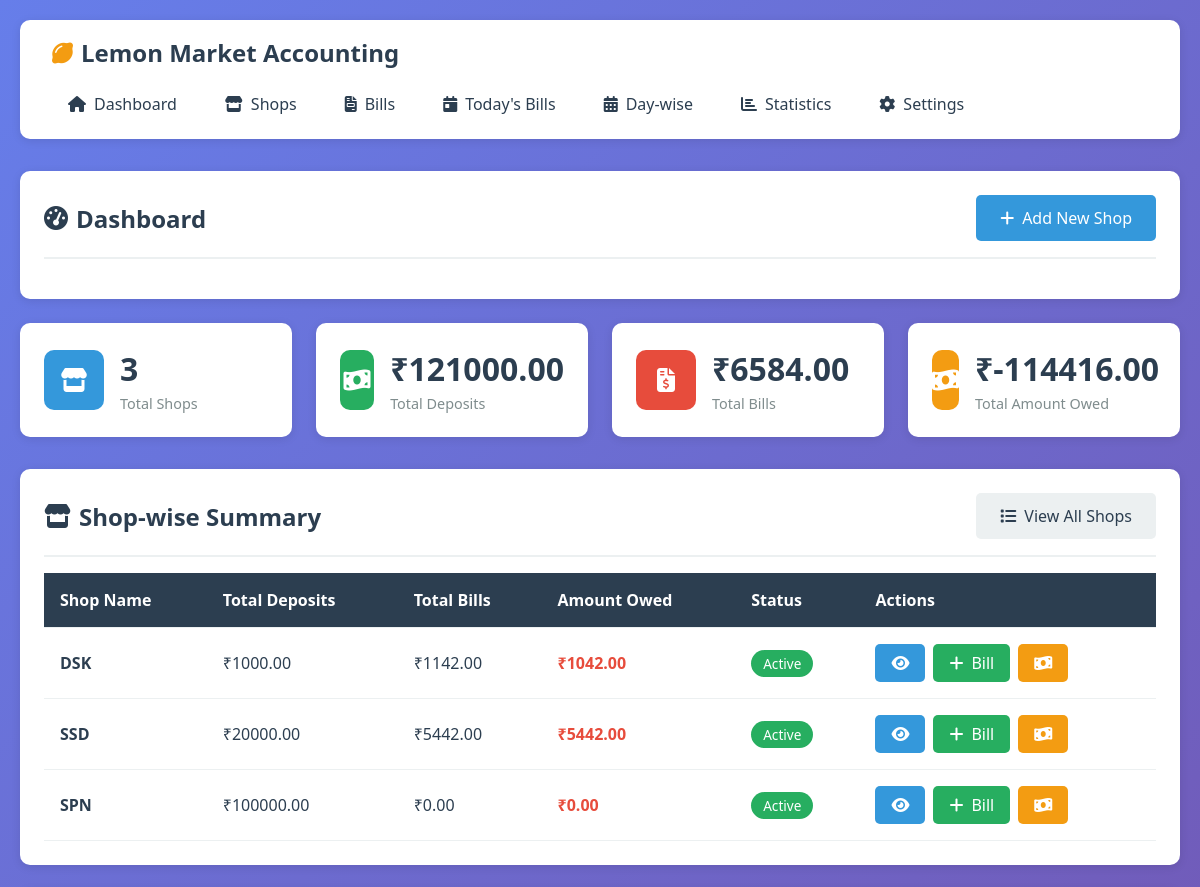
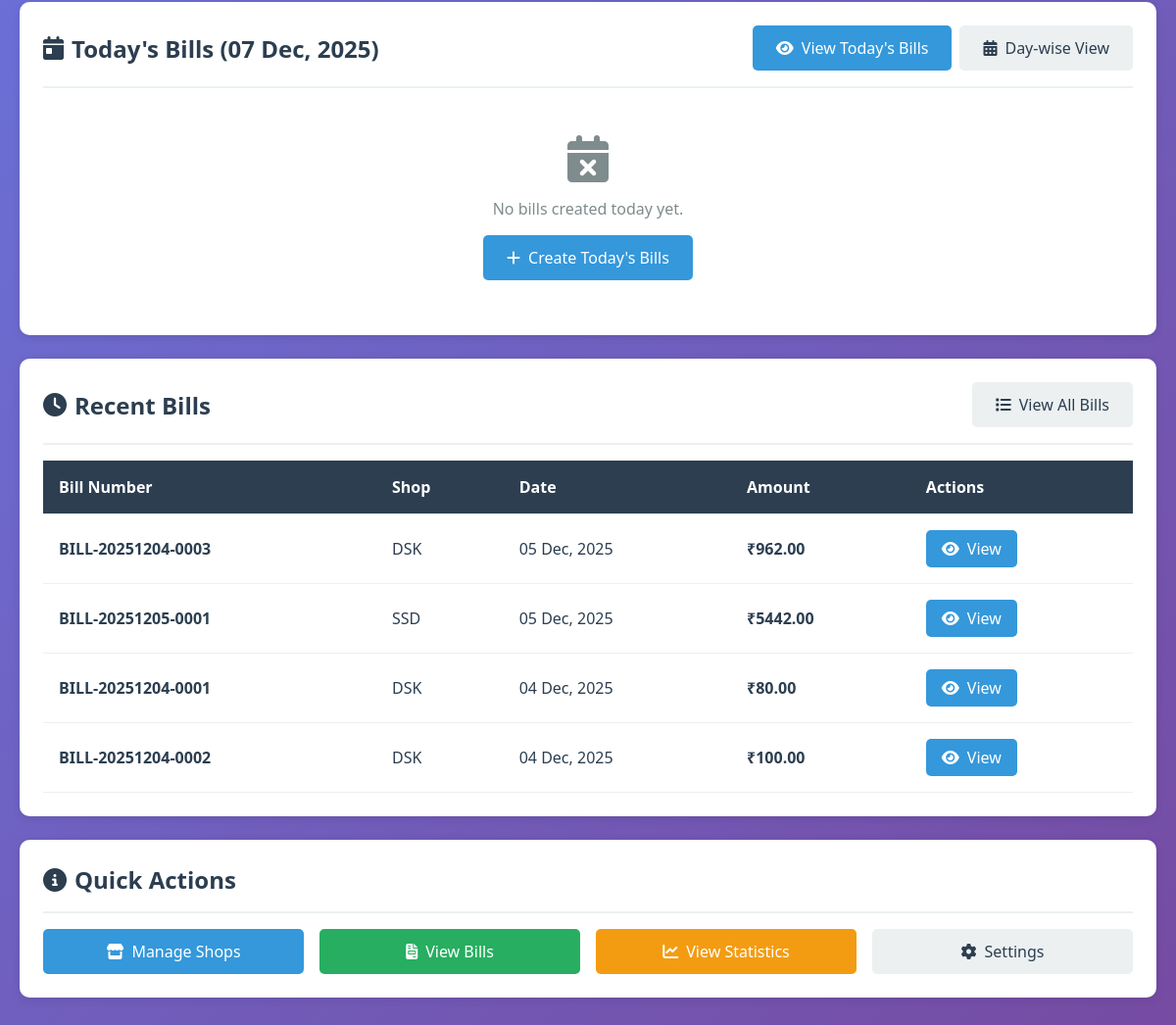
The page / on the database its author committed (2 pictures, top to bottom).
### accounts/models.py (models this page shows, shortened)
class Shop(models.Model):
    name = models.CharField(max_length=200, unique=True)
    address = models.TextField(blank=True, null=True)
    contact_number = models.CharField(max_length=15, blank=True, null=True)
    initial_deposit = models.DecimalField(
        max_digits=12,
        decimal_places=2,
        validators=[MinValueValidator(Decimal('0.00'))],
        help_text="Initial deposit amount (credit given to shop)"
    )
    bill_limit = models.IntegerField(
        default=5,
        validators=[MinValueValidator(1)],
        help_text="Maximum number of bills allowed per shop"
    )
    created_at = models.DateTimeField(auto_now_add=True)
    updated_at = models.DateTimeField(auto_now=True)
    is_active = models.BooleanField(default=True)
    class Meta:
        ordering = ['-created_at']
        verbose_name = "Shop"
        verbose_name_plural = "Shops"
    @property
    def total_deposits(self):
        return self.deposits.aggregate(total=models.Sum('amount'))['total'] or Decimal('0.00')
    @property
    def total_bills(self):
        return self.bills.aggregate(total=models.Sum('total_amount'))['total'] or Decimal('0.00')
    @property
    def total_payments(self):
        return self.payments.aggregate(total=models.Sum('amount'))['total'] or Decimal('0.00')
    @property
    def pending_amount(self):
        return self.total_bills - self.total_payments
    @property
    def credit_limit(self):
        return self.total_deposits * 5
    def can_create_bill(self):
        return self.pending_amount < self.credit_limit

class Bill(models.Model):
    shop = models.ForeignKey(Shop, on_delete=models.CASCADE, related_name='bills')
    bill_number = models.CharField(max_length=50, unique=True, blank=True)
    bill_date = models.DateField()
    subtotal = models.DecimalField(
        max_digits=12,
        decimal_places=2,
        default=0.00
    )
    gunny_bag_cost = models.DecimalField(
        max_digits=10,
        decimal_places=2,
        default=0.00,
        help_text="Total gunny bag cost for this bill"
    )
    total_amount = models.DecimalField(
        max_digits=12,
        decimal_places=2,
        default=0.00
    )
    notes = models.TextField(blank=True, null=True)
    created_at = models.DateTimeField(auto_now_add=True)
    updated_at = models.DateTimeField(auto_now=True)
    class Meta:
        ordering = ['-bill_date', '-created_at']
        verbose_name = "Bill"
        verbose_name_plural = "Bills"

### accounts/views.py (the view)
# urls.py: path('', views.dashboard, name='dashboard'),
def dashboard(request):
    shops = Shop.objects.filter(is_active=True)
    total_shops = shops.count()
    total_deposits = Deposit.objects.aggregate(total=Sum('amount'))['total'] or 0
    total_bills = Bill.objects.aggregate(total=Sum('total_amount'))['total'] or 0
    shop_data = []
    for shop in shops:
        shop_data.append({
            'shop': shop,
            'total_deposits': shop.total_deposits,
            'total_bills': shop.total_bills,
            'pending_amount': shop.pending_amount,
            'can_create_bill': shop.can_create_bill(),
        })
    today = timezone.now().date()
    todays_bills = Bill.objects.filter(bill_date=today).select_related('shop')
    todays_total = todays_bills.aggregate(total=Sum('total_amount'))['total'] or 0
    recent_bills = Bill.objects.select_related('shop').order_by('-bill_date')[:10]
    total_amount_owed = total_bills - total_deposits
    context = {
        'total_shops': total_shops,
        'total_deposits': total_deposits,
        'total_bills': total_bills,
        'total_amount_owed': total_amount_owed,
        'shop_data': shop_data,
        'todays_bills': todays_bills,
        'todays_total': todays_total,
        'today': today,
        'recent_bills': recent_bills,
    }
    return render(request, 'accounts/dashboard.html', context)

### templates/accounts/dashboard.html (shortened to what this page needs)
{% extends 'base.html' %}
{% block content %}
<div class="card">
    <div class="card-header">
        <h1 class="card-title">
            <i class="fas fa-tachometer-alt"></i>
            Dashboard
        </h1>
        <a href="{% url 'shop_create' %}" class="btn btn-primary">
            <i class="fas fa-plus"></i> Add New Shop
        </a>
    </div>
</div>
<div class="stats-grid">
    <div class="stat-card">
        <div class="stat-icon blue">
            <i class="fas fa-store"></i>
        </div>
        <div class="stat-content">
            <h3>{{ total_shops }}</h3>
            <p>Total Shops</p>
        </div>
    </div>
    <div class="stat-card">
        <div class="stat-icon green">
            <i class="fas fa-money-bill-wave"></i>
        </div>
        <div class="stat-content">
            <h3>₹{{ total_deposits|floatformat:2 }}</h3>
            <p>Total Deposits</p>
        </div>
    </div>
    <div class="stat-card">
        <div class="stat-icon red">
            <i class="fas fa-file-invoice-dollar"></i>
        </div>
        <div class="stat-content">
            <h3>₹{{ total_bills|floatformat:2 }}</h3>
            <p>Total Bills</p>
        </div>
    </div>
    <div class="stat-card">
        <div class="stat-icon orange">
            <i class="fas fa-money-bill-wave"></i>
        </div>
        <div class="stat-content">
            <h3>₹{{ total_amount_owed|floatformat:2 }}</h3>
            <p>Total Amount Owed</p>
        </div>
    </div>
</div>
<div class="card">
    <div class="card-header">
        <h2 class="card-title">
            <i class="fas fa-store"></i>
            Shop-wise Summary
        </h2>
        <a href="{% url 'shop_list' %}" class="btn btn-secondary">
            <i class="fas fa-list"></i> View All Shops
        </a>
    </div>
    {% if shop_data %}
    <div class="table-responsive">
        <table>
            <thead>
                <tr>
                    <th>Shop Name</th>
                    <th>Total Deposits</th>
                    <th>Total Bills</th>
                    <th>Amount Owed</th>
                    <th>Status</th>
                    <th>Actions</th>
                </tr>
            </thead>
            <tbody>
                {% for data in shop_data %}
                <tr>
                    <td><strong>{{ data.shop.name }}</strong></td>
                    <td>₹{{ data.total_deposits|floatformat:2 }}</td>
                    <td>₹{{ data.total_bills|floatformat:2 }}</td>
                    <td>
                        <strong style="color: var(--danger-color);">
                            ₹{{ data.pending_amount|floatformat:2 }}
                        </strong>
                    </td>
                    <td>
                        {% if data.shop.is_active %}
                        <span class="badge badge-success">Active</span>
                        {% else %}
                        <span class="badge badge-danger">Inactive</span>
                        {% endif %}
                    </td>
                    <td>
                        <div style="display: flex; gap: 0.5rem;">
                            <a href="{% url 'shop_detail' data.shop.id %}" class="btn btn-primary" style="padding: 0.5rem 1rem;">
                                <i class="fas fa-eye"></i>
                            </a>
                            {% if data.can_create_bill %}
                            <a href="{% url 'bill_create' data.shop.id %}" class="btn btn-success" style="padding: 0.5rem 1rem;">
                                <i class="fas fa-plus"></i> Bill
                            </a>
                            {% endif %}
                            <a href="{% url 'add_deposit' data.shop.id %}" class="btn btn-warning" style="padding: 0.5rem 1rem;">
                                <i class="fas fa-money-bill-wave"></i>
                            </a>
                        </div>
                    </td>
                </tr>
                {% endfor %}
            </tbody>
        </table>
    </div>
    {% endif %}
</div>
<div class="card">
    <div class="card-header">
        <h2 class="card-title">
            <i class="fas fa-calendar-day"></i>
            Today's Bills ({{ today|date:"d M, Y" }})
        </h2>
        <div style="display: flex; gap: 0.5rem;">
            <a href="{% url 'todays_bills' %}" class="btn btn-primary">
                <i class="fas fa-eye"></i> View Today's Bills
            </a>
            <a href="{% url 'day_wise_bills' %}" class="btn btn-secondary">
                <i class="fas fa-calendar-alt"></i> Day-wise View
            </a>
        </div>
    </div>
    {% if todays_bills %}
    <div style="background: var(--success-color); color: white; padding: 1rem; border-radius: 5px; margin-bottom: 1rem;">
        <h3 style="margin: 0;">Today's Total: ₹{{ todays_total|floatformat:2 }}</h3>
    </div>
    <div class="table-responsive">
        <table>
            <thead>
                <tr>
                    <th>Bill Number</th>
                    <th>Shop</th>
                    <th>Amount</th>
                    <th>Actions</th>
                </tr>
            </thead>
            <tbody>
                {% for bill in todays_bills %}
                <tr>
                    <td><strong>{{ bill.bill_number }}</strong></td>
                    <td>{{ bill.shop.name }}</td>
                    <td><strong>₹{{ bill.total_amount|floatformat:2 }}</strong></td>
                    <td>
                        <a href="{% url 'bill_detail' bill.id %}" class="btn btn-primary" style="padding: 0.5rem 1rem;">
                            <i class="fas fa-eye"></i> View
                        </a>
                    </td>
                </tr>
                {% endfor %}
            </tbody>
        </table>
    </div>
    {% else %}
    <div class="text-center" style="padding: 2rem;">
        <i class="fas fa-calendar-times" style="font-size: 3rem; color: var(--light-text); margin-bottom: 1rem;"></i>
        <p style="color: var(--light-text);">No bills created today yet.</p>
        <a href="{% url 'todays_bills' %}" class="btn btn-primary mt-2">
            <i class="fas fa-plus"></i> Create Today's Bills
        </a>
    </div>
    {% endif %}
</div>
<div class="card">
    <div class="card-header">
        <h2 class="card-title">
            <i class="fas fa-clock"></i>
            Recent Bills
        </h2>
        <a href="{% url 'bill_list' %}" class="btn btn-secondary">
            <i class="fas fa-list"></i> View All Bills
        </a>
    </div>
    {% if recent_bills %}
    <div class="table-responsive">
        <table>
            <thead>
                <tr>
                    <th>Bill Number</th>
                    <th>Shop</th>
                    <th>Date</th>
                    <th>Amount</th>
                    <th>Actions</th>
                </tr>
            </thead>
            <tbody>
                {% for bill in recent_bills %}
                <tr>
                    <td><strong>{{ bill.bill_number }}</strong></td>
                    <td>{{ bill.shop.name }}</td>
                    <td>{{ bill.bill_date|date:"d M, Y" }}</td>
                    <td><strong>₹{{ bill.total_amount|floatformat:2 }}</strong></td>
                    <td>
                        <a href="{% url 'bill_detail' bill.id %}" class="btn btn-primary" style="padding: 0.5rem 1rem;">
                            <i class="fas fa-eye"></i> View
                        </a>
                    </td>
                </tr>
                {% endfor %}
            </tbody>
        </table>
    </div>
    {% else %}
    <div class="text-center" style="padding: 2rem;">
        <i class="fas fa-inbox" style="font-size: 3rem; color: var(--light-text); margin-bottom: 1rem;"></i>
        <p style="color: var(--light-text);">No bills found. Create your first bill!</p>
    </div>
    {% endif %}
</div>
<div class="card">
    <div class="card-header">
        <h2 class="card-title">
            <i class="fas fa-info-circle"></i>
            Quick Actions
        </h2>
    </div>
    <div style="display: grid; grid-template-columns: repeat(auto-fit, minmax(200px, 1fr)); gap: 1rem;">
        <a href="{% url 'shop_list' %}" class="btn btn-primary" style="justify-content: center;">
            <i class="fas fa-store"></i> Manage Shops
        </a>
        <a href="{% url 'bill_list' %}" class="btn btn-success" style="justify-content: center;">
            <i class="fas fa-file-invoice"></i> View Bills
        </a>
        <a href="{% url 'statistics' %}" class="btn btn-warning" style="justify-content: center;">
            <i class="fas fa-chart-line"></i> View Statistics
        </a>
        <a href="{% url 'settings' %}" class="btn btn-secondary" style="justify-content: center;">
            <i class="fas fa-cog"></i> Settings
        </a>
    </div>
</div>
{% endblock %}

### templates/base.html (shortened to what this page needs)
<!DOCTYPE html>
<html lang="en">
<head>
    <link rel="stylesheet" href="https://cdnjs.cloudflare.com/ajax/libs/font-awesome/6.4.0/css/all.min.css">
</head>
<body>
    <div class="container">
        <nav class="navbar">
            <div class="navbar-content">
                <a href="{% url 'dashboard' %}" class="navbar-brand">
                    <i class="fas fa-lemon"></i>
                    Lemon Market Accounting
                </a>
                <ul class="navbar-menu">
                    <li><a href="{% url 'dashboard' %}"><i class="fas fa-home"></i> Dashboard</a></li>
                    <li><a href="{% url 'shop_list' %}"><i class="fas fa-store"></i> Shops</a></li>
                    <li><a href="{% url 'bill_list' %}"><i class="fas fa-file-invoice"></i> Bills</a></li>
                    <li><a href="{% url 'todays_bills' %}"><i class="fas fa-calendar-day"></i> Today's Bills</a></li>
                    <li><a href="{% url 'day_wise_bills' %}"><i class="fas fa-calendar-alt"></i> Day-wise</a></li>
                    <li><a href="{% url 'statistics' %}"><i class="fas fa-chart-bar"></i> Statistics</a></li>
                    <li><a href="{% url 'settings' %}"><i class="fas fa-cog"></i> Settings</a></li>
                </ul>
            </div>
        </nav>
        {% block content %}{% endblock %}
    </div>
</body>
</html>

### rows shown on the page
Shop: shop.name "DSK", total_deposits "1000.00", total_bills "1142.00", pending_amount "1042.00", is_active "Active"
Shop: shop.name "SSD", total_deposits "20000.00", total_bills "5442.00", pending_amount "5442.00", is_active "Active"
Shop: shop.name "SPN", total_deposits "100000.00", total_bills "0.00", pending_amount "0.00", is_active "Active"
Bill: bill_number "BILL-20251204-0003", shop.name "DSK", bill_date "05 Dec, 2025", total_amount "962.00"
Bill: bill_number "BILL-20251205-0001", shop.name "SSD", bill_date "05 Dec, 2025", total_amount "5442.00"
Bill: bill_number "BILL-20251204-0001", shop.name "DSK", bill_date "04 Dec, 2025", total_amount "80.00"
Bill: bill_number "BILL-20251204-0002", shop.name "DSK", bill_date "04 Dec, 2025", total_amount "100.00"

### other values the page prints
{{ total_shops }} "3"
{{ total_deposits|floatformat:2 }} "121000.00"
{{ total_bills|floatformat:2 }} "6584.00"
{{ total_amount_owed|floatformat:2 }} "-114416.00"
